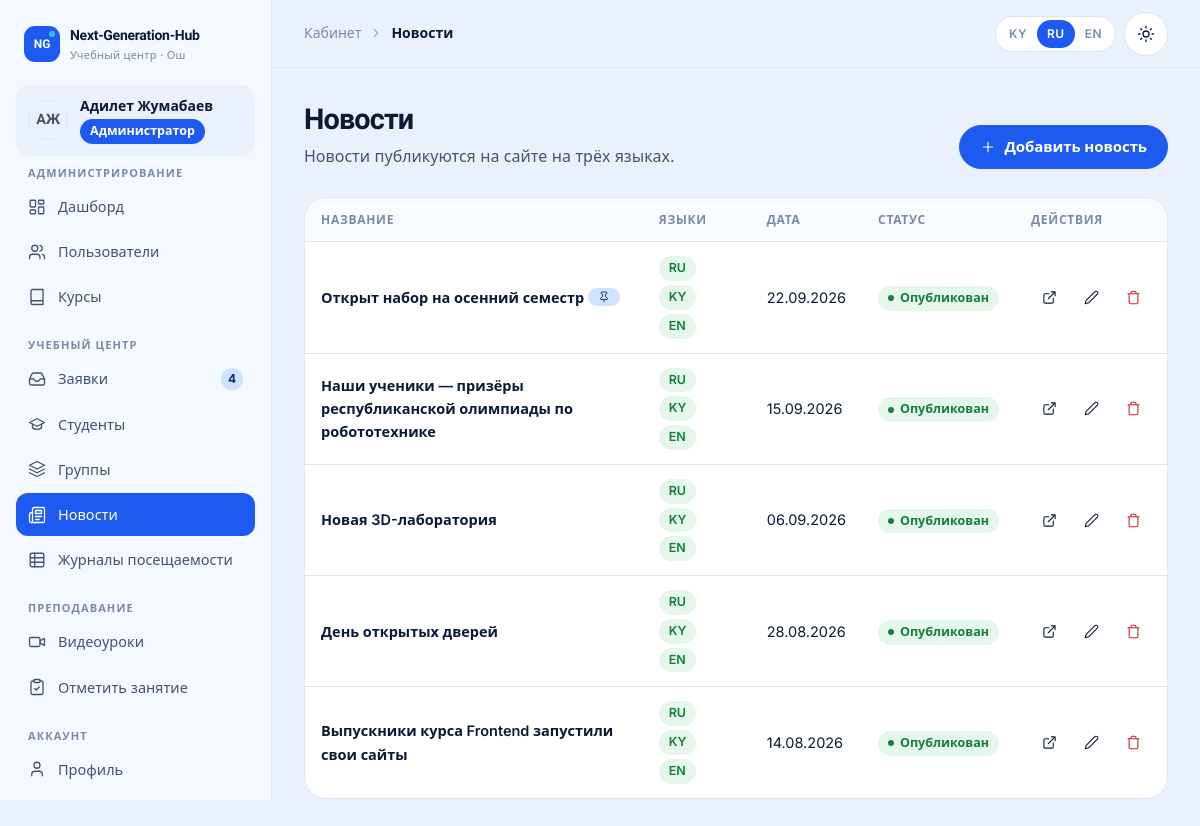
Screenshot of /cabinet/manager/news/ (signed in) with the database file from the repository.
### accounts/models.py (models this page shows, shortened)
class User(AbstractUser):
    class Role(models.TextChoices):
        ADMIN = "admin", _("Administrator")
        MANAGER = "manager", _("Manager")
        TEACHER = "teacher", _("Teacher")
        STUDENT = "student", _("Student")
    role = models.CharField(_("role"), max_length=16, choices=Role.choices, default=Role.STUDENT, db_index=True)
    phone = models.CharField(_("phone"), max_length=32, blank=True)
    photo = models.ImageField(_("photo"), upload_to="users/", blank=True)
    specialization = models.CharField(_("specialization"), max_length=160, blank=True)
    about = models.TextField(_("about"), blank=True)
    class Meta:
        verbose_name = _("user")
        verbose_name_plural = _("users")
        ordering = ["last_name", "first_name", "username"]
    @property
    def display_name(self):
        return self.get_full_name() or self.username
    @property
    def initials(self):
        parts = [p for p in (self.first_name, self.last_name) if p]
        if parts:
            return "".join(p[0] for p in parts).upper()[:2]
        return self.username[:2].upper()
    @property
    def is_admin_role(self):
        return self.is_superuser or self.role == self.Role.ADMIN
    @property
    def is_student(self):
        return self.role == self.Role.STUDENT
    def has_role(self, *roles):
        return self.is_admin_role or self.role in roles

### core/models.py (models this page shows, shortened)
class TranslatableMixin:
    def tr(self, field, lang=None):
        lang = (lang or get_language() or FALLBACK_LANGUAGE).split("-")[0]
        if lang not in CONTENT_LANGUAGES:
            lang = FALLBACK_LANGUAGE
        value = getattr(self, f"{field}_{lang}", "") or ""
        if not value and lang != FALLBACK_LANGUAGE:
            value = getattr(self, f"{field}_{FALLBACK_LANGUAGE}", "") or ""
        return value

class News(TranslatableMixin, models.Model):
    title_ru = models.CharField(_("title (RU)"), max_length=200)
    title_ky = models.CharField(_("title (KY)"), max_length=200, blank=True)
    title_en = models.CharField(_("title (EN)"), max_length=200, blank=True)
    body_ru = models.TextField(_("text (RU)"))
    body_ky = models.TextField(_("text (KY)"), blank=True)
    body_en = models.TextField(_("text (EN)"), blank=True)
    image = models.ImageField(_("image"), upload_to="news/", blank=True)
    is_published = models.BooleanField(_("published"), default=True)
    is_pinned = models.BooleanField(_("pinned"), default=False)
    published_at = models.DateTimeField(_("publication date"), default=timezone.now, db_index=True)
    author = models.ForeignKey(
        settings.AUTH_USER_MODEL,
        verbose_name=_("author"),
        on_delete=models.SET_NULL,
        null=True,
        blank=True,
        related_name="news",
    )
    class Meta:
        verbose_name = _("news item")
        verbose_name_plural = _("news")
        ordering = ["-is_pinned", "-published_at"]
    def get_absolute_url(self):
        return reverse("core:news_detail", args=[self.pk])

### cabinet/views/manager.py (the view)
# urls.py: path("manager/news/", manager.news_list, name="manager_news"),
@role_required(R.MANAGER)
def news_list(request):
    return render(
        request,
        "cabinet/manager/news_list.html",
        {"page_obj": paginate(request, News.objects.select_related("author"), 15), "page_title": _("News")},
    )

### cabinet/navigation.py (called while the page is built)
def _item(label, url_name, icon, match=None, badge=None, external=False):
    return {
        "label": label,
        "url": url_name if external else reverse(url_name),
        "icon": icon,
        "match": match or [url_name.split(":")[-1]],
        "badge": badge,
        "external": external,
    }

def sidebar(request):
    path = request.path
    user = getattr(request, "user", None)
    if not user or not user.is_authenticated or not (path.startswith("/cabinet/") or path.startswith("/accounts/")):
        return {}
    match = getattr(request, "resolver_match", None)
    current = match.url_name if match and match.url_name else ""
    return {"sidebar_sections": build_sidebar(user, current)}

### cabinet/views/common.py (called while the page is built)
def paginate(request, queryset, per_page=20):
    return Paginator(queryset, per_page).get_page(request.GET.get("page"))

### core/context_processors.py (called while the page is built)
def site(request):
    return {
        "SITE": {
            "name": settings.SITE_NAME,
            "phone": settings.SITE_PHONE,
            "phone_href": "tel:" + "".join(ch for ch in settings.SITE_PHONE if ch.isdigit() or ch == "+"),
            "email": settings.SITE_EMAIL,
            "address": settings.SITE_ADDRESS or _("Osh, Lenin street 205, 2nd floor"),
            "hours": settings.SITE_HOURS or _("Mon–Sat, 9:00–20:00"),
            "instagram": settings.SITE_INSTAGRAM,
            "telegram": settings.SITE_TELEGRAM,
            "whatsapp": settings.SITE_WHATSAPP,
            "map_url": settings.SITE_MAP_URL,
        },
        "MAX_VIDEO_UPLOAD_MB": settings.MAX_VIDEO_UPLOAD_MB,
        "SHOW_DEMO_ACCOUNTS": settings.SHOW_DEMO_ACCOUNTS,
    }

### core/icons.py (called while the page is built)
def svg(name, size=20, cls="", label=""):
    body = ICONS.get(name, ICONS["info"])
    aria = f'role="img" aria-label="{label}"' if label else 'aria-hidden="true"'
    return (
        f'<svg class="icon {cls}" width="{size}" height="{size}" viewBox="0 0 24 24" fill="none" '
        f'stroke="currentColor" stroke-width="1.75" stroke-linecap="round" stroke-linejoin="round" '
        f'focusable="false" {aria}>{body}</svg>'
    )

### core/templatetags/core_tags.py (called while the page is built)
@register.filter
def tr(obj, field):
    if obj is None:
        return ""
    return obj.tr(field)

@register.simple_tag
def icon(name, size=20, cls="", label=""):
    return mark_safe(svg(name, size, escape(cls), escape(label)))

### templates/cabinet/manager/news_list.html (shortened to what this page needs)
{% extends "cabinet/base.html" %}
{% load i18n core_tags %}
{% block content %}
<div class="page-head">
  <div><h1>{% trans "News" %}</h1><p>{% trans "News is published on the website in three languages." %}</p></div>
  <div class="actions"><a class="btn btn-primary" href="{% url 'cabinet:manager_news_create' %}">{% icon "plus" 16 %} {% trans "Add news" %}</a></div>
</div>
<div class="card">
  {% if page_obj.object_list %}
  <div class="table-wrap">
    <table class="table table-stack">
      <thead><tr><th>{% trans "Title" %}</th><th>{% trans "Languages" %}</th><th>{% trans "Date" %}</th><th>{% trans "Status" %}</th><th class="text-right">{% trans "Actions" %}</th></tr></thead>
      <tbody>
        {% for n in page_obj %}
        <tr>
          <td><a class="row-link" href="{% url 'cabinet:manager_news_edit' n.pk %}">{{ n|tr:"title"|truncatechars:80 }}</a>{% if n.is_pinned %} <span class="badge badge-accent no-dot">{% icon "pin" 12 %}</span>{% endif %}</td>
          <td data-label="{% trans 'Languages' %}"><span class="row" style="gap:4px"><span class="badge no-dot badge-ok">RU</span>{% if n.title_ky %}<span class="badge no-dot badge-ok">KY</span>{% else %}<span class="badge no-dot">KY</span>{% endif %}{% if n.title_en %}<span class="badge no-dot badge-ok">EN</span>{% else %}<span class="badge no-dot">EN</span>{% endif %}</span></td>
          <td data-label="{% trans 'Date' %}" class="nowrap">{{ n.published_at|date:"d.m.Y" }}</td>
          <td data-label="{% trans 'Status' %}">{% if n.is_published %}<span class="badge badge-ok">{% trans "Published" %}</span>{% else %}<span class="badge">{% trans "Draft" %}</span>{% endif %}</td>
          <td class="text-right"><div class="actions">
            {% if n.is_published %}<a class="btn btn-ghost btn-icon btn-sm" href="{{ n.get_absolute_url }}" target="_blank" rel="noopener" aria-label="{% trans 'Open on the website' %}">{% icon "external" 15 %}</a>{% endif %}
            <a class="btn btn-ghost btn-icon btn-sm" href="{% url 'cabinet:manager_news_edit' n.pk %}" aria-label="{% trans 'Edit' %}">{% icon "edit" 15 %}</a>
            <form method="post" action="{% url 'cabinet:manager_news_delete' n.pk %}" data-confirm="{% trans 'Delete this news item?' %}">{% csrf_token %}<button class="btn btn-ghost btn-icon btn-sm btn-danger" aria-label="{% trans 'Delete' %}">{% icon "trash" 15 %}</button></form>
          </div></td>
        </tr>
        {% endfor %}
      </tbody>
    </table>
  </div>
  {% else %}
    {% trans "No news yet" as t1 %}{% url 'cabinet:manager_news_create' as u %}{% trans "Add news" as t3 %}
  {% endif %}
</div>
{% endblock %}

### templates/cabinet/base.html (shortened to what this page needs)
{% load static i18n core_tags %}{% get_current_language as LANGUAGE_CODE %}<!doctype html>
<html lang="{{ LANGUAGE_CODE }}" class="no-js">
<head>
  {% include "partials/head.html" %}
</head>
<body>
  <div class="cab">
    <aside class="cab-sidebar" id="cab-sidebar" aria-label="{% trans 'Cabinet menu' %}">
      <div class="row-between" style="flex-wrap:nowrap">
        {% include "partials/logo.html" %}
      </div>
      <a class="cab-user" href="{% url 'accounts:profile' %}">
        {% include "partials/avatar.html" with u=user %}
        <span class="grow" style="min-width:0"><b>{{ user.display_name }}</b><span class="badge badge-role-{{ user.role }} no-dot" style="margin-top:4px">{{ user.get_role_display }}</span></span>
      </a>
      <nav class="cab-nav">
        {% for title, items in sidebar_sections %}
        <div>
          <h6>{{ title }}</h6>
          <ul>
            {% for item in items %}
            <li><a href="{{ item.url }}"{% if item.active %} aria-current="page"{% endif %}>{% icon item.icon 18 %}<span>{{ item.label }}</span>{% if item.badge %}<span class="nav-badge" aria-label="{% trans 'new' %}">{{ item.badge }}</span>{% endif %}</a></li>
            {% endfor %}
          </ul>
        </div>
        {% endfor %}
      </nav>
    </aside>
    <div class="cab-main">
      <header class="cab-topbar">
        <div class="crumbs">{% block crumbs %}<span>{% trans "Cabinet" %}</span>{% icon "chevron-right" 14 %}<b>{{ page_title }}</b>{% endblock %}</div>
        <div class="tools">
          {% include "partials/lang_switch.html" %}
          {% include "partials/theme_toggle.html" %}
        </div>
      </header>
      <main class="cab-content" id="content">
        {% block content %}{% endblock %}
      </main>
    </div>
  </div>
</body>
</html>

### templates/partials/avatar.html
<span class="avatar {{ size|default:'' }}" aria-hidden="true">{% if u.photo %}<img src="{{ u.photo.url }}" alt="" loading="lazy">{% else %}{{ u.initials }}{% endif %}</span>

### rows the page displays
User: initials "АЖ", display_name "Адилет Жумабаев", role "Администратор"
News: title_ru "Открыт набор на осенний семестр", shows "KY", shows "EN", published_at "22.09.2026"
News: title_ru "Наши ученики — призёры республиканской олимпиады по робототехнике", shows "KY", shows "EN", published_at "15.09.2026"
News: title_ru "Новая 3D-лаборатория", shows "KY", shows "EN", published_at "06.09.2026"
News: title_ru "День открытых дверей", shows "KY", title_en "EN", published_at "28.08.2026"
News: title_ru "Выпускники курса Frontend запустили свои сайты", shows "KY", shows "EN", published_at "14.08.2026"

### other values shown
{{ title }} "АДМИНИСТРИРОВАНИЕ" "УЧЕБНЫЙ ЦЕНТР" "ПРЕПОДАВАНИЕ" "АККАУНТ"
{{ item.label }} "Дашборд" "Пользователи" "Курсы" "Заявки" "Студенты" "Группы" "Новости" "Журналы посещаемости" "Видеоуроки" "Отметить занятие" "Профиль"
{{ item.badge }} "4"
{{ page_title }} "Новости"
{{ code|upper }} "KY" "RU" "EN"
